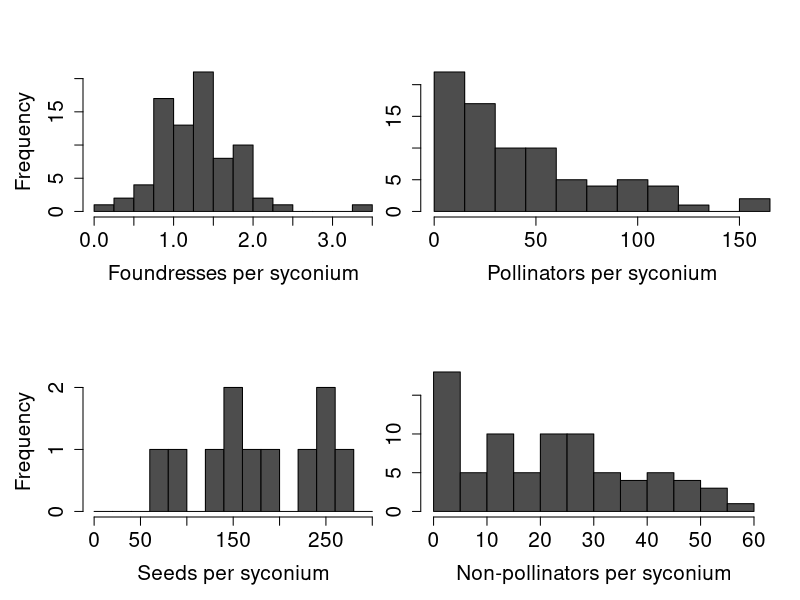
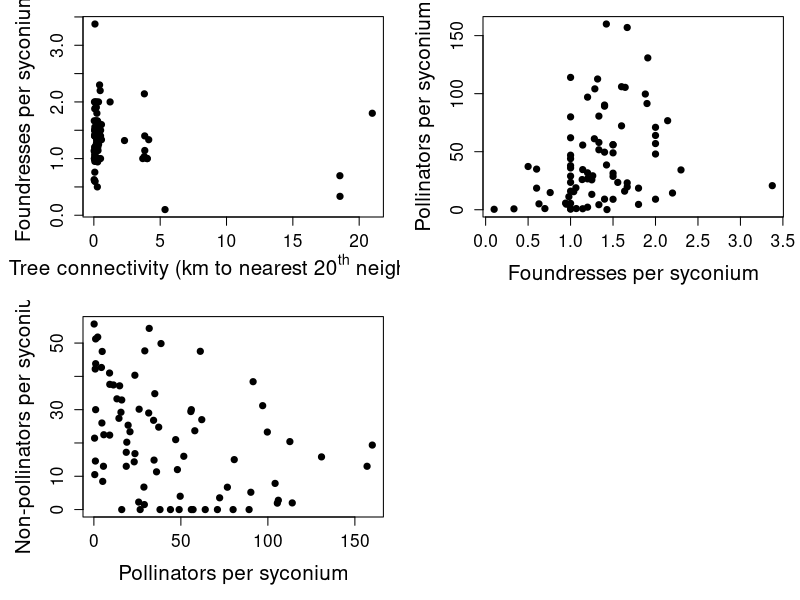
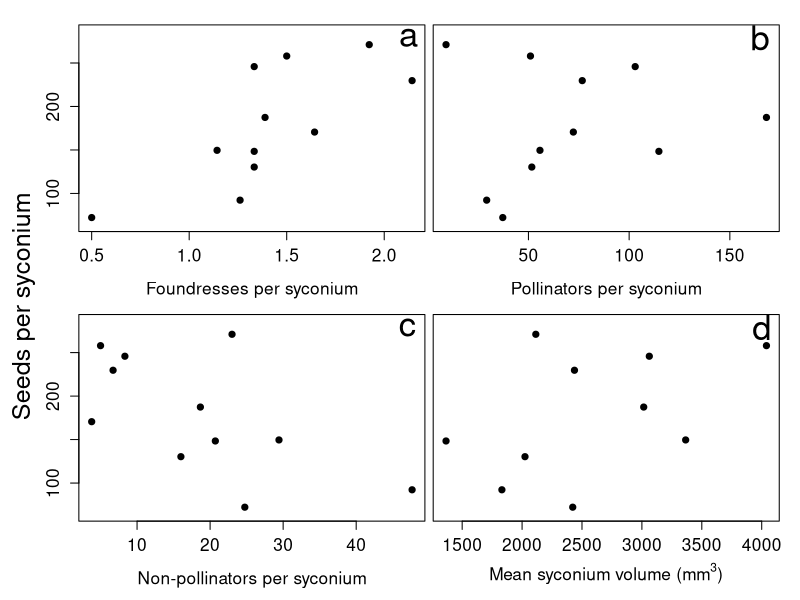
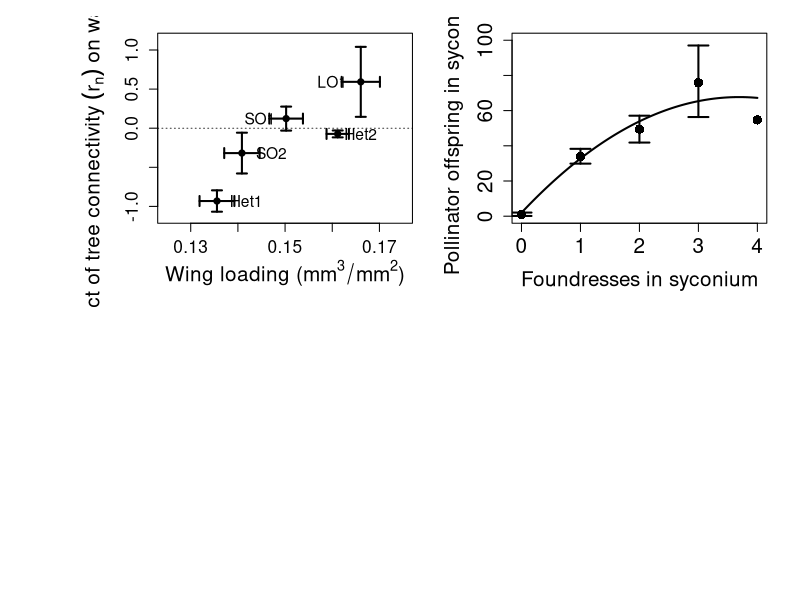

Source code (R) for these figures, in order:
# XXX XXX XXX XXX XXX XXX XXX XXX XXX XXX XXX XXX XXX XXX XXX XXX #
# The subsequent code replicates the analyses used in Duthie and Nason (2016) Oikos. All data were collected in between 2007-2013 in the field from populations of Sonoran Desert rock fig (Ficus petiolaris) trees. For this analysis, the file `FpetWasp_Data.csv' is needed. This data file is a table where each row correponds to a single fig syconia (enclosed infloresence) collected in the field. Columns show: 

# Year: Year of collection
# Site: The site from which collection occurred
# Tree: The tree from which the syconia was collected
# 0pt1km: The number of neighbouring F. petiolaris trees within 100 meters
# 0pt5km: The number of neighbouring F. petiolaris trees within 500 meters
# 1km: The number of neighbouring F. petiolaris trees within 1 km
# 2km: The number of neighbouring F. petiolaris trees within 2 km
# Foundresses: The number of foundress corpses collected from the syconia
# Poll: The number of pollinators (offspring of foundresses) collected from the syconia
# Npoll: The total number of nonpollinators collected from the syconia
# SO1: The total number of short Idarnes species 1 collected from the syconia
# SO2: The total number of short Idarnes species 2 collected from the syconia
# LO1: The total number of long Idarnes (one species) collected from the syconia
# Het1: The total number of Heterandrium species 1 collected from the syconia
# Het2: The total number of Heterandrium species 2 collected from the syconia
# Aepoc: The total number of Aepocerus collected from the syconia
# Physo: The total number of Physothorax collected from the syconia
# Seeds: The total number of seeds collected from the syconia
# Crop: An arbitrary number assigned to each crop (unique bout of reproduction)
# Vol: Estimated syconia volume
# Lat: Latitude of the tree from which syconia were collected
# Nearest20: Distance (km) to the 20th nearest tree
# Nearest5: Distance (km) to the 5th nearest tree
# Nearest10: Distance (km) to the 10th nearest tree
# Nearest40: Distance (km) to the 40th nearest tree

# The code below will replicate the statistical analysis of Duthie and Nason (2016). This analysis includes linear models testing how mean foundress counts, pollinator counts, nonpollinator counts, and seeds per crop covary with key variables that test hypotheses stated in Duthie and Nason (2016). They also recreate analyses correlating non-pollinator species wing loading to how species are affected by tree connectivity. After the analyses are replicated, the remaining code re-builds the figures presented in Duthie and Nason (2016). Lastly, analyses for the appendix are also presented.

# Any enquiries about these data or the analysis and code that follows can be made to Brad Duthie (aduthie@abdn.ac.uk; brad.duthie@gmail.com).
# XXX XXX XXX XXX XXX XXX XXX XXX XXX XXX XXX XXX XXX XXX XXX XXX #

NeighAn <- read.table(file="FpetWasp_Data.csv",header=TRUE);

attach(NeighAn);

N20 <- -1*NeighAn[,22]; # This makes N20 increase, not decrease, with tree connectivity

Year <- as.factor(Year); # All of these variables should be factors
Site <- as.factor(Site);
Tree <- as.factor(Tree);

# =========================================================================================
# Below, crop-level means of variables are calculated from the raw data
# =========================================================================================
crop          <- paste(Year,Site,Tree);

c.N20         <- as.numeric(tapply(X=N20[!is.na(N20)],INDEX=crop[!is.na(N20)],FUN=mean));
c.Foundresses <- as.numeric(tapply(X=Foundresses[!is.na(Foundresses)],
                     INDEX=crop[!is.na(Foundresses)],FUN=mean));
c.Poll        <- as.numeric(tapply(X=Poll[!is.na(Poll)],INDEX=crop[!is.na(Poll)],FUN=mean)); 
c.Npoll       <- as.numeric(tapply(X=Npoll[!is.na(Npoll)],
                     INDEX=crop[!is.na(Npoll)],FUN=mean)); 
c.Vol         <- as.numeric(tapply(X=Vol[!is.na(Vol)],INDEX=crop[!is.na(Vol)],FUN=mean)); 
c.Year        <- as.numeric(tapply(X=as.numeric(NeighAn[,1]),INDEX=crop,FUN=mean));
c.Site        <- as.numeric(tapply(X=as.numeric(NeighAn[,2]),INDEX=crop,FUN=mean));
c.LO1         <- as.numeric(tapply(X=LO1[!is.na(LO1)],INDEX=crop[!is.na(LO1)],FUN=mean)); 
c.SO1         <- as.numeric(tapply(X=SO1[!is.na(SO1)],INDEX=crop[!is.na(SO1)],FUN=mean)); 
c.SO2         <- as.numeric(tapply(X=SO2[!is.na(SO2)],INDEX=crop[!is.na(SO2)],FUN=mean)); 
c.Het1        <- as.numeric(tapply(X=Het1[!is.na(Het1)],INDEX=crop[!is.na(Het1)],FUN=mean)); 
c.Het2        <- as.numeric(tapply(X=Het2[!is.na(Het2)],INDEX=crop[!is.na(Het2)],FUN=mean)); 
c.Seeds       <- as.numeric(tapply(X=Seeds[!is.na(Seeds)],
                    INDEX=crop[!is.na(Seeds)],FUN=mean)); 
c.Lat         <- as.numeric(tapply(X=Lat[!is.na(Lat)],INDEX=crop[!is.na(Lat)],FUN=mean)); 
c.Year        <- as.factor(c.Year);
c.Site        <- as.factor(c.Site); # Crop-level data now can be used for analysis below:

# =========================================================================================
# Foundresses: ----------------------------
use       <- which(!is.na(Foundresses)); # Don't use if NA foundress count
c.syco    <- as.numeric(tapply(X=Foundresses[use],INDEX=crop[use],FUN=length));
summary(lm(c.Foundresses~c.N20+c.Vol+c.Lat,weights=c.syco));
# ------------------------------------

# Pollinators: ----------------------------
use       <- which(!is.na(Poll)); # Don't use if NA Poll count
c.syco    <- as.numeric(tapply(X=Poll[use],INDEX=crop[use],FUN=length));
summary(lm(c.Poll~c.N20+c.Vol+c.Lat+c.Foundresses,weights=c.syco));
# ------------------------------------

# Non-pollinators: ----------------------------
use       <- which(!is.na(Npoll)); # Don't use if NA Npoll count
c.syco    <- as.numeric(tapply(X=Npoll[use],INDEX=crop[use],FUN=length));
summary(lm(c.Npoll~c.N20+c.Vol+c.Lat+c.Foundresses+c.Poll,weights=c.syco));
# ------------------------------------

# Seeds: ----------------------------
use       <- which(!is.na(Seeds)); # Don't use if NA Seeds count
c.syco    <- as.numeric(tapply(X=Seeds[use],INDEX=crop[use],FUN=length));
c.Lat.s   <- as.numeric(tapply(X=Lat[use],INDEX=crop[use],FUN=mean));
c.N20.s   <- as.numeric(tapply(X=N20[use],INDEX=crop[use],FUN=mean));
c.fw.s    <- as.numeric(tapply(X=Foundresses[use],INDEX=crop[use],FUN=mean));
c.vol.s   <- as.numeric(tapply(X=Vol[use],INDEX=crop[use],FUN=mean));
c.Poll.s  <- as.numeric(tapply(X=Poll[use],INDEX=crop[use],FUN=mean));
c.NPoll.s <- as.numeric(tapply(X=Npoll[use],INDEX=crop[use],FUN=mean));
summary(lm(c.Seeds~c.N20.s+c.vol.s+c.Lat.s+c.fw.s+c.Poll.s+c.NPoll.s,weights=c.syco));
# =========================================================================================

# Individual non-pollinator species used are analysed below
# =========================================================================================
# LO1: ----------------------------
use     <- which(!is.na(LO1)); # Don't use if NA LO1 count
c.syco  <- as.numeric(tapply(X=LO1[use],INDEX=crop[use],FUN=length));
LO1.s   <- summary(lm(c.LO1~c.N20+c.Vol+c.Lat+c.Foundresses+c.Poll,weights=c.syco)); LO1.s
LO1.r   <- as.numeric(LO1.s$coefficients[2,1]); # Regression coefficient on neighbours
LO1.se  <- as.numeric(LO1.s$coefficients[2,2]); # Regression coefficient standard error

# Het2: ----------------------------
use     <- which(!is.na(Het2)); # Don't use if NA Het2 count
c.syco  <- as.numeric(tapply(X=Het2[use],INDEX=crop[use],FUN=length));
Het2.s  <- summary(lm(c.Het2~c.N20+c.Vol+c.Lat+c.Foundresses+c.Poll,weights=c.syco)); Het2.s
Het2.r  <- as.numeric(Het2.s$coefficients[2,1]); # Regression coefficient on neighbours
Het2.se <- as.numeric(Het2.s$coefficients[2,2]); # Regression coefficient standard error

# SO1: ----------------------------
use     <- which(!is.na(SO1)); # Don't use if NA SO1 count
c.syco  <- as.numeric(tapply(X=SO1[use],INDEX=crop[use],FUN=length));
SO1.s   <- summary(lm(c.SO1~c.N20+c.Vol+c.Lat+c.Foundresses+c.Poll,weights=c.syco)); SO1.s
SO1.r   <- as.numeric(SO1.s$coefficients[2,1]); # Regression coefficient on neighbours
SO1.se  <- as.numeric(SO1.s$coefficients[2,2]); # Regression coefficient standard error

# SO2: ----------------------------
use     <- which(!is.na(SO2)); # Don't use if NA SO2 count
c.syco  <- as.numeric(tapply(X=SO2[use],INDEX=crop[use],FUN=length));
SO2.s   <- summary(lm(c.SO2~c.N20+c.Vol+c.Lat+c.Foundresses+c.Poll,weights=c.syco)); SO2.s
SO2.r   <- as.numeric(SO2.s$coefficients[2,1]); # Regression coefficient on neighbours
SO2.se  <- as.numeric(SO2.s$coefficients[2,2]); # Regression coefficient standard error

# Het1: ----------------------------
use     <- which(!is.na(Het1)); # Don't use if NA Het1 count
c.syco  <- as.numeric(tapply(X=Het1[use],INDEX=crop[use],FUN=length));
Het1.s  <- summary(lm(c.Het1~c.N20+c.Vol+c.Lat+c.Foundresses+c.Poll,weights=c.syco)); Het1.s
Het1.r  <- as.numeric(Het1.s$coefficients[2,1]); # Regression coefficient on neighbours
Het1.se <- as.numeric(Het1.s$coefficients[2,2]); # Regression coefficient standard error

# Wing loadings and their standard errors are taken from Duthie et al. (2015) AmNat (on Dryad)
WL   <- c(0.1660479,0.1611573,0.1502240,0.1408515,0.1355617); # From previous analysis.
WLse <- 1.96*c(0.002069708,0.001207202,0.001818673,0.001913731,0.001883616);
# Use the above wing loadings to compare with species-specific regression slopes
RG   <- c(LO1.r,Het2.r,SO1.r,SO2.r,Het1.r);           # Regression slopes from above.
RGse <- 1.96*c(LO1.se,Het2.se,SO1.se,SO2.se,Het1.se); # Standard error from above.
# Plot of wing-loading versus slope is shown below. Correlation test immediately below:
cor.test(WL,RG); # Marginally significant (P == 0.051; R^2 == 0.768)

# =========================================================================================
# Plots of all figures are recreated as in Duthie and Nason (2016) below
# =========================================================================================
# Plot histograms: =====================================================================
# This will produce Figure 1 from Duthie and Nason (2016)
par(mfrow=c(2,2),mar=c(5,5,4,1));
hist(c.Foundresses,freq=TRUE,col="grey30",main="",xlab="Foundresses per syconium",cex.lab=1.5,cex.axis=1.5,breaks=seq(from=0,to=3.5,by=0.25),cex=2);
text(x=3.5,y=200,labels="a",cex=2.5);
par(mar=c(5,1.25,4,1));
hist(c.Poll,freq=TRUE,col="grey30",main="",xlab="Pollinators per syconium",cex.lab=1.5,cex.axis=1.5,breaks=seq(from=0,to=165,by=15));
text(x=250,y=250,labels="b",cex=2.5);
par(mar=c(5,5,4,1));
hist(c.Seeds,freq=TRUE,col="grey30",main="",xlab="Seeds per syconium",cex.lab=1.5,cex.axis=1.5,breaks=seq(from=0,to=300,by=20),ylim=c(0,2.25));
text(x=350,y=19,labels="c",cex=2.5);
par(mar=c(5,1.25,4,2));
hist(c.Npoll,freq=TRUE,col="grey30",main="",xlab="Non-pollinators per syconium",cex.lab=1.5,cex.axis=1.5,breaks=seq(from=0,to=60,by=5));
text(x=130,y=93,labels="d",cex=2.5);
#=======================================================================================

# Plot foundress versus connectivity: ==============================================
# This will produce Figure 2 from Duthie and Nason (2016)
par(mar=c(5,5,1,1));
plot(x=-1*c.N20,y=c.Foundresses,pch=20,cex=1.5,
          xlab=expression(paste("Tree connectivity (km to nearest 20" ^{th}," neighbour)")),
          ylab="Foundresses per syconium",cex.axis=1.25,cex.lab=1.5);
#=======================================================================================

# Plot foundress versus pollinators: ===========================================
# This will produce Figure 3 from Duthie and Nason (2016)
par(mar=c(5,5,1,1));
plot(x=c.Foundresses,y=c.Poll,pch=20,cex=1.5,xlab="Foundresses per syconium",
          ylab="Pollinators per syconium", cex.axis=1.25,cex.lab=1.5);
#=======================================================================================

# Plot pollinators versus non-pollinators: ===========================================
# This will produce Figure 4 from Duthie and Nason (2016)
par(mar=c(5,5,1,1));
plot(x=c.Poll,y=c.Npoll,pch=20,cex=1.5,xlab="Pollinators per syconium",
          ylab="Non-pollinators per syconium", cex.axis=1.25,cex.lab=1.5);
#=======================================================================================

# Plot foundress versus seeds: ===========================================
# This will produce Figure 5 from Duthie and Nason (2016)
par(mar=c(4.5,0.25,0.5,0.25),mfrow=c(2,2),oma=c(0.25,4.5,1,1));
plot(x=c.fw.s ,y=c.Seeds,pch=20,cex=1.5,ylim=c(65,285),
          xlab="Foundresses per syconium",
          ylab="",cex.axis=1.25,cex.lab=1.25);
text(x=2.125,y=279,labels="a",cex=2.5);
plot(x=c.Poll.s ,y=c.Seeds,pch=20,cex=1.5,ylim=c(65,285),
          xlab="Pollinators per syconium",yaxt="n",
          ylab="",cex.axis=1.25,cex.lab=1.25);
text(x=165,y=279,labels="b",cex=2.5);
plot(x=c.NPoll.s ,y=c.Seeds,pch=20,cex=1.5,ylim=c(65,285),
          xlab="Non-pollinators per syconium",
          ylab="",cex.axis=1.25,cex.lab=1.25);
text(x=47,y=279,labels="c",cex=2.5);
plot(x=c.vol.s ,y=c.Seeds,pch=20,cex=1.5,yaxt="n",ylim=c(65,285),
          xlab=expression(paste("Mean syconium volume (",mm^3,")")),
          ylab="",cex.axis=1.25,cex.lab=1.25);
text(x=4000,y=279,labels="d",cex=2.5);
mtext("Seeds per syconium",outer=TRUE,side=2,line=2.5,cex=1.5);
#=======================================================================================

# Plot regression: =====================================================================
# This will produce Figure 6 from Duthie and Nason (2016)
par(mar=c(5,5,1,1));
plot(x=WL,y=RG,pch=20,cex=1.5,xlim=c(0.125,0.175),ylim=c(-1.125,1.125),
          xlab=expression(paste("Wing loading (",mm^3/mm^2,")")),
          ylab=expression(paste("Effect of tree connectivity ",(r[n]), " on wasp density")),
          cex.axis=1.25,cex.lab=1.5);
for(i in 1:length(WL)){
	arrows(x0=WL[i],x1=WL[i],y0=RG[i]-RGse[i],y1=RG[i]+RGse[i],
	angle=90,code=3,length=0.05,lwd=2);
	arrows(x0=WL[i]-WLse[i],x1=WL[i]+WLse[i],y0=RG[i],y1=RG[i],
	angle=90,code=3,length=0.05,lwd=2);
}
B0 <- lm(RG~WL)$coefficients[1];
B1 <- lm(RG~WL)$coefficients[2];
x  <- seq(from=0.8,to=1.22,by=0.0001);
y  <- B0 + B1*x;
points(x=x,y=y,type="l",lwd=1.5,lty="dashed");
text(y=RG[1],x=WL[1]-WLse[1]-0.002,labels=expression(LO1),cex=1.125);
text(y=RG[2],x=WL[2]+WLse[2]+0.0025,labels=expression(Het2),cex=1.125);
text(y=RG[3],x=WL[3]-WLse[3]-0.002,labels=expression(SO1),cex=1.125);
text(y=RG[4],x=WL[4]+WLse[4]+0.0025,labels=expression(SO2),cex=1.125);
text(y=RG[5],x=WL[5]+WLse[5]+0.0025,labels=expression(Het1),cex=1.125);
abline(h=0,lwd=0.8,lty="dotted");
#=======================================================================================

# ==========================================================================================
# Appendix -- using km neighbours instead of connectivity to test hypotheses:
# ==========================================================================================

c.X0pt1km <- as.numeric(tapply(X=X0pt1km[!is.na(X0pt1km)],
                 INDEX=crop[!is.na(X0pt1km)],FUN=mean));
c.X0pt5km <- as.numeric(tapply(X=X0pt5km[!is.na(X0pt5km)],
                 INDEX=crop[!is.na(X0pt5km)],FUN=mean));
c.X1km    <- as.numeric(tapply(X=X1km[!is.na(X1km)],INDEX=crop[!is.na(X1km)],FUN=mean));
c.X2km    <- as.numeric(tapply(X=X2km[!is.na(X2km)],INDEX=crop[!is.na(X2km)],FUN=mean));

c.Xneigh  <- c.X1km; # Replace the c.X1km with one of the above for a different scale

# Foundresses: ----------------------------
use       <- which(!is.na(Foundresses)); # Don't use if NA foundress count
c.syco    <- as.numeric(tapply(X=Foundresses[use],INDEX=crop[use],FUN=length));
summary(lm(c.Foundresses~c.Xneigh+I(c.Xneigh^2)+c.Vol+c.Lat,weights=c.syco));
# -------- Neighbour distance and latitude significant.

# Pollinators: ----------------------------
use       <- which(!is.na(Poll)); # Don't use if NA foundress count
c.syco    <- as.numeric(tapply(X=Poll[use],INDEX=crop[use],FUN=length));
summary(lm(c.Poll~c.Xneigh+I(c.Xneigh^2)+c.Vol+c.Lat+c.Foundresses,weights=c.syco));
# -------- Only foundresses are significant

# Non-pollinators: ----------------------------
use       <- which(!is.na(Npoll)); # Don't use if NA foundress count
c.syco    <- as.numeric(tapply(X=Npoll[use],INDEX=crop[use],FUN=length));
summary(lm(c.Npoll~c.Xneigh+I(c.Xneigh^2)+c.Vol+c.Lat+c.Foundresses+c.Poll,weights=c.syco));
# -------- Only pollinators significant, neighbour is marginally significant

# Seeds: ----------------------------
use           <- which(!is.na(Seeds)); # Don't use if NA foundress count
c.syco        <- as.numeric(tapply(X=Seeds[use],INDEX=crop[use],FUN=length));
c.Lat.s       <- as.numeric(tapply(X=Lat[use],INDEX=crop[use],FUN=mean));
c.Xneighs.s   <- as.numeric(tapply(X=X2km[use],INDEX=crop[use],FUN=mean));
c.fw.s        <- as.numeric(tapply(X=Foundresses[use],INDEX=crop[use],FUN=mean));
c.vol.s       <- as.numeric(tapply(X=Vol[use],INDEX=crop[use],FUN=mean));
summary(lm(c.Seeds~c.Xneighs.s+I(c.Xneighs.s^2)+c.vol.s+c.Lat.s+c.fw.s+c.Poll.s+c.NPoll.s,weights=c.syco));
# ==========================================================================================


# Foundresses with pollinators - Figure A1 of appendix: ----------------------------
# A simple bootstrap function from Manly (2007 p. 46) ##############################
simpleboot <- function(freqs,repli=1000,alpha=0.05){
	vals  <- NULL;
	i     <- 0;
	while(i < repli){
		boot  <- sample(x=freqs,size=length(freqs),replace=TRUE);
		strap <- mean(boot);
		vals  <- c(vals,strap);
		i     <- i + 1;
	}
	vals   <- sort(x=vals,decreasing=FALSE);
	lowCI  <- vals[round((alpha*0.5)*repli)]
	highCI <- vals[round((1-(alpha*0.5))*repli)]
	CIs    <- c(lowCI,highCI);
	return(CIs);
}

# Below looks at syconia-level pollinator increase with foundresses 
vals.Na  <- which(is.na(Poll) | is.na(Foundresses)); # Remove NA values
Poll.Syc <- Poll[-vals.Na];
Foun.Syc <- Foundresses[-vals.Na];
vals.out <- which(Foun.Syc > 4) # Remove three outliers (7, 7, 10).
Poll.Syc <- Poll.Syc[-vals.out];
Foun.Syc <- Foun.Syc[-vals.out];
t.Polls  <- tapply(X=Poll.Syc,INDEX=Foun.Syc,FUN=mean);
t.Found  <- tapply(X=Foun.Syc,INDEX=Foun.Syc,FUN=mean);

mod1     <- lm(Poll.Syc~Foun.Syc+I(Foun.Syc^2));
coef     <- as.numeric(mod1$coefficients);
x        <- seq(from=0,to=4,by=0.01);
y        <- coef[1] + x*coef[2] + x*x*coef[3];

CIs      <- NULL;
for(i in 0:4){
    civ <- simpleboot(freqs=Poll.Syc[Foun.Syc==i]);
    CIs <- rbind(CIs,civ);
}

# Plot foundresses versus pollinators at syconia level ============================
par(mar=c(5,5,1,1));
plot(x=t.Found,y=t.Polls,pch=16,ylim=c(0,100),cex.lab=1.5,cex.axis=1.5,cex=1.5,
     xlab="Foundresses in syconium",ylab="Pollinator offspring in syconium");
points(x=x,y=y,type="l",lwd=2);
for(i in 0:4){
    arrows(x0=t.Found[i],x1=t.Found[i],y0=t.Polls[i],y1=CIs[i,1],angle=90,lwd=2,len=0.1);
    arrows(x0=t.Found[i],x1=t.Found[i],y0=t.Polls[i],y1=CIs[i,2],angle=90,lwd=2,len=0.1);
}
# This will reproduce Figure A1 from Duthie and Nason (2016)
#=======================================================================================


